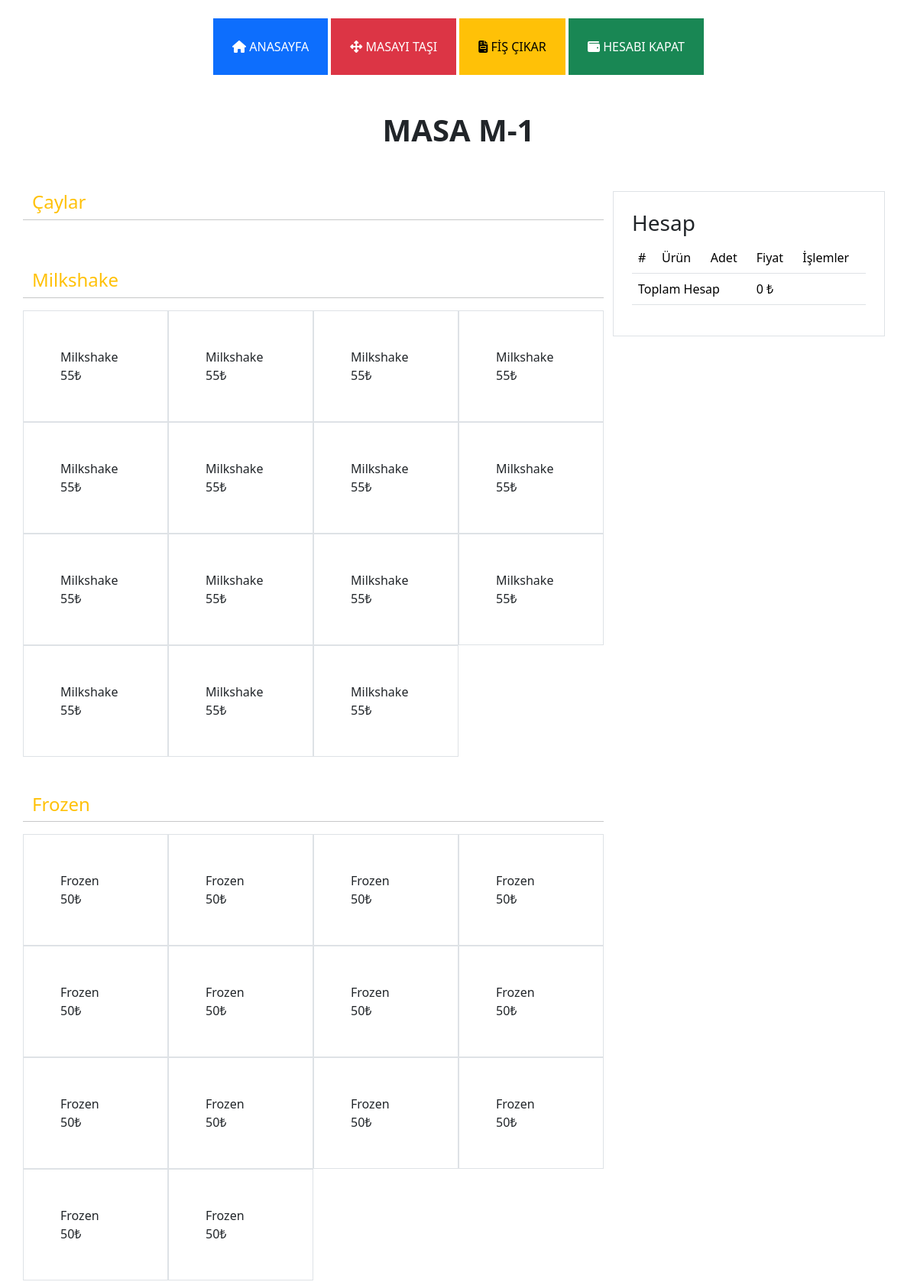
Page /interface/detail.php?id=1 (upper part) on the committed database.
### tables this page shows
CREATE TABLE `masalar` (
  `id` int(11) NOT NULL,
  `masa_no` int(11) NOT NULL,
  `masa_kod` varchar(50) NOT NULL,
  `isActive` int(11) NOT NULL
);

CREATE TABLE `category` (
  `id` int(11) NOT NULL,
  `name` varchar(255) NOT NULL,
  `description` varchar(255) NOT NULL,
  `image` varchar(500) NOT NULL,
  `status` int(11) DEFAULT 1,
  `sira` int(11) DEFAULT NULL
);

CREATE TABLE `item` (
  `id` int(11) NOT NULL,
  `category_id` int(11) NOT NULL,
  `name` varchar(255) NOT NULL,
  `description` text NOT NULL,
  `price` varchar(200) NOT NULL,
  `image` varchar(500) NOT NULL,
  `status` int(11) NOT NULL DEFAULT 1 COMMENT '0 pasif 1 aktif'
);

### function.php (called while the page is built, shortened)
<?php
try {
	$db = new PDO("mysql:host=localhost;dbname=arcpos;charset=utf8", 'root', '');
} catch (PDOException $e) {
	echo $e->getMessage();
}
function tekveri($table, $row, $id)
{
	global $db;
	$data = $db->query("SELECT * FROM {$table} WHERE {$row} = '{$id}'")->fetch(PDO::FETCH_ASSOC);
	return $data;
}
function cokveri($table, $selects, $manuel)
{
	global $db;
	$data = $db->query("SELECT {$selects} FROM {$table} {$manuel}", PDO::FETCH_ASSOC);
	return $data;
}

### interface/detail.php (the view, shortened to what this page needs)
<?php
include_once 'header.php';
$masa = tekveri("masalar", "id", $_GET['id']);
$adisyon = tekveri("adisyonlar", "masa_id", $_GET['id']);
?>
<header class="text-center mt-4">
    <nav>
        <a class="btn btn-primary rounded-0 p-4" href="index.php"><i class="fa fa-home"></i> ANASAYFA</a>
        <a class="btn btn-danger rounded-0 p-4" href="#"><i class="fa fa-up-down-left-right"></i> MASAYI TAŞI</a>
        <a class="btn btn-warning rounded-0 p-4" href="javascript:void(0);" onclick="sendTableData()"><i class="fa fa-file-invoice"></i> FİŞ ÇIKAR</a>
        <a class="btn btn-success rounded-0 p-4" href="#"><i class="fa fa-wallet"></i> HESABI KAPAT</a>
    </nav>
</header>
<div class="container">
    <div class="row">
        <h1 class="text-center fw-bold mt-5">MASA <?= $masa['masa_kod'] ?></h1>
        <div class="col-8">
            <div class="row">
                <?php foreach (cokVeri("category", "*", "where status = 1") as $category) : ?>
                    <h4 class="text-warning mt-5"><?= $category['name'] ?></h4>
                    <hr>
                    <?php foreach (cokveri("item", "*", "where status = 1 AND category_id = {$category['id']}") as $row) : ?>
                        <a href="javascript:void(0)" class="border text-decoration-none text-dark p-5 col-3" onclick="addtocart(<?= $row['id'] ?>, <?= $adisyon['id'] ?>)">
                            <div>
                                <?= $row['name'] ?><br><?= $row['price'] . "₺" ?>
                            </div>
                        </a>
                    <?php endforeach; ?>
                <?php endforeach; ?>
            </div>
        </div>
        <div class="col-4 mt-5">
            <div class="border p-4">
                <h3>Hesap</h3>
                <div class="table-responsive">
                    <table class="table">
                        <thead>
                            <tr>
                                <td>#</td>
                                <td>Ürün</td>
                                <td>Adet</td>
                                <td>Fiyat</td>
                                <td>İşlemler</td>
                            </tr>
                        </thead>
                        <tbody>
                            <?php
                            $toplamFiyat = 0;
                            ?>
                        <tfoot>
                            <tr>
                                <td colspan="3">Toplam Hesap</td>
                                <td><?= $toplamFiyat ?> ₺</td>
                                <td></td>
                            </tr>
                        </tfoot>
                    </table>
                </div>
            </div>
        </div>
    </div>
</div>
<?php include_once 'footer.php' ?>

### rows in the picture
masalar: masa_kod "M-1"
category: name "Çaylar"
category: name "Milkshake"
item: name "Milkshake", price "55"
item: name "Milkshake", price "55"
item: name "Milkshake", price "55"
item: name "Milkshake", price "55"
item: name "Milkshake", price "55"
item: name "Milkshake", price "55"
item: name "Milkshake", price "55"
item: name "Milkshake", price "55"
item: name "Milkshake", price "55"
item: name "Milkshake", price "55"
item: name "Milkshake", price "55"
item: name "Milkshake", price "55"
item: name "Milkshake", price "55"
item: name "Milkshake", price "55"
item: name "Milkshake", price "55"
category: name "Frozen"
item: name "Frozen", price "50"
item: name "Frozen", price "50"
item: name "Frozen", price "50"
item: name "Frozen", price "50"
item: name "Frozen", price "50"
item: name "Frozen", price "50"
item: name "Frozen", price "50"
item: name "Frozen", price "50"
item: name "Frozen", price "50"
item: name "Frozen", price "50"
item: name "Frozen", price "50"
item: name "Frozen", price "50"
item: name "Frozen", price "50"
item: name "Frozen", price "50"

### other values in the picture
$toplamFiyat "0"
